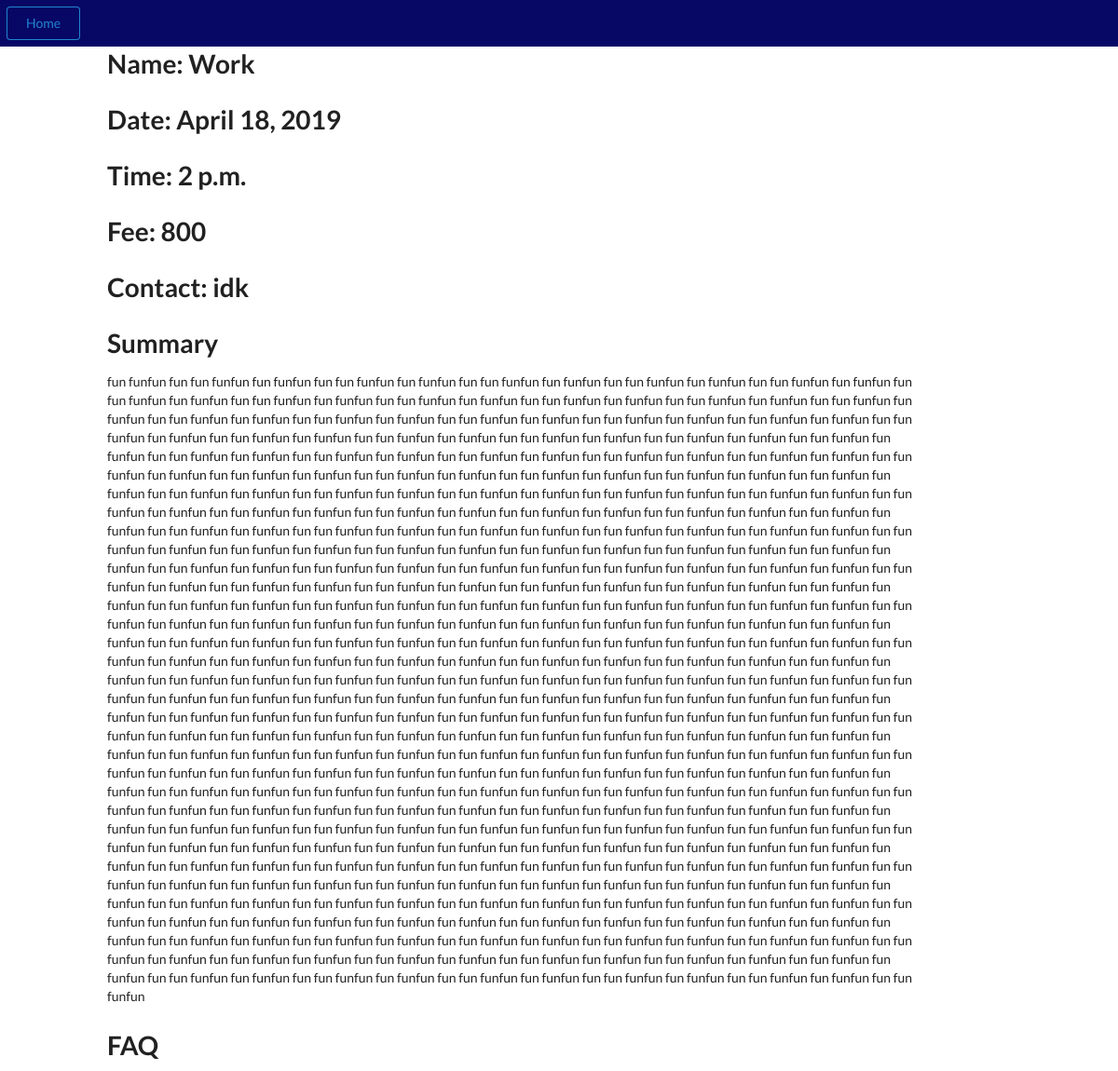
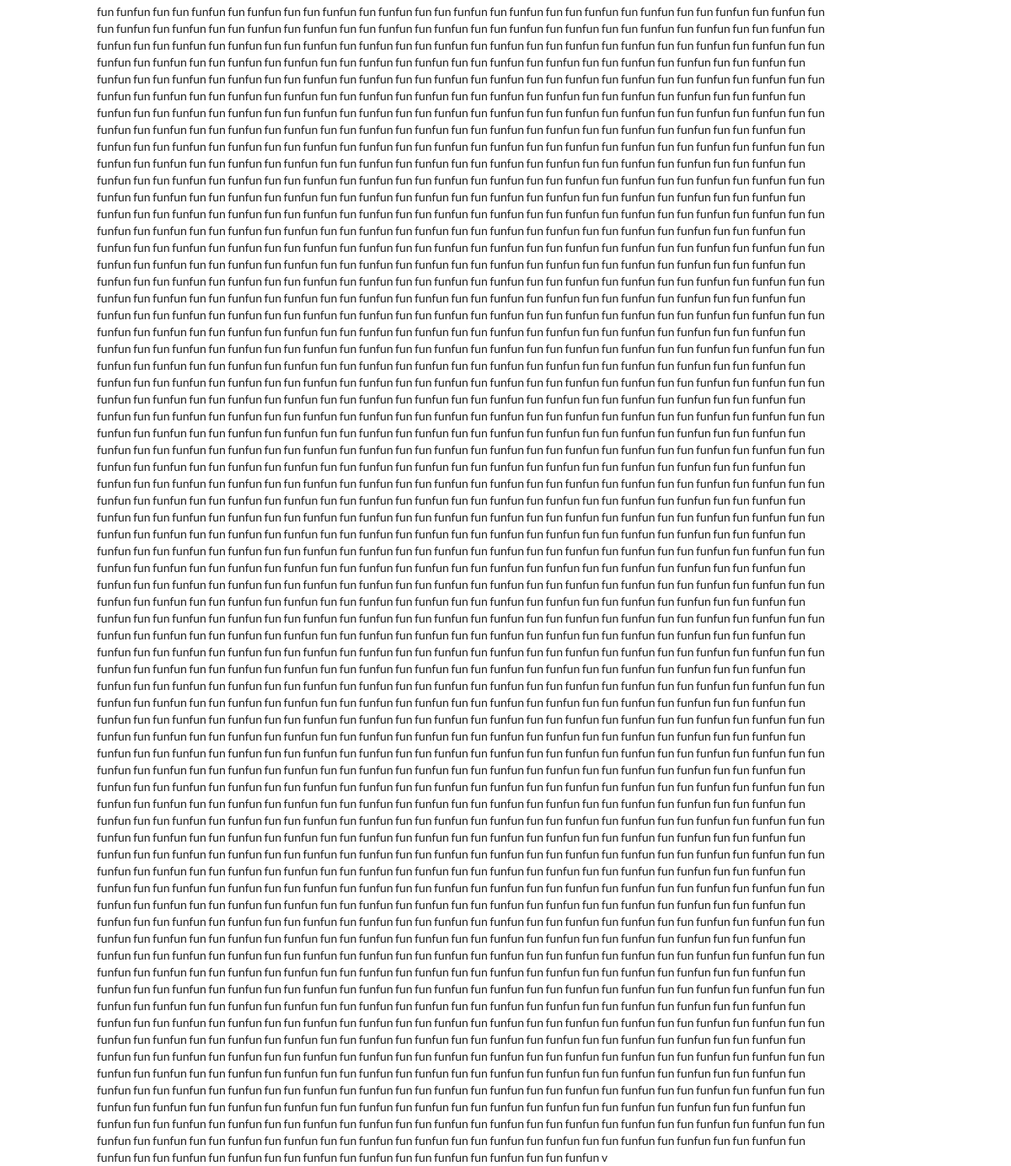
The app's page /event/74db7e3a-3671-4275-9cd7-8c3b01013b6b/ (signed in) with its own data (2 pictures, top to bottom).
### events/models.py (models this page shows, shortened)
class Event(models.Model):
    name = models.CharField(max_length=300)
    event_id = models.UUIDField(primary_key=True, default=uuid.uuid4, help_text='Unique ID for this particular event', blank=True)
    fee = models.PositiveIntegerField()
    capacity  = models.PositiveIntegerField()
    target_audience = models.CharField(max_length=300)
    date = models.DateField(null = False, blank = False)
    time = models.TimeField(auto_now=False, auto_now_add=False, blank=True, null=True)
    summary = models.TextField(blank=True, null=True)
    faq = models.TextField(blank=True, null=True)
    tags = models.CharField(max_length=300, help_text=' (Press Ctrl to select multiple)')
    organisors = models.CharField(max_length=300)
    contact_info = models.CharField(max_length=300)
    venue = models.CharField(max_length=50, choices=(('L1','Lecture Hall 1'),('L2','Lecture Hall 2'),('L1','Lecture Hall 3'),('L1','Lecture Hall 4'),('Audi','Auditorium')),default='Audi')
    invitees_btech = models.ManyToManyField(Btech, help_text=' (Press Ctrl to select multiple)', blank=True)
    invitees_mtech = models.ManyToManyField(Mtech, help_text=' (Press Ctrl to select multiple)', blank=True)
    invitees_phd = models.ManyToManyField(PhD, blank=True)
    comment_for_admin = models.CharField(max_length=300)
    approval = models.CharField(max_length=50, choices = (('Appr','Approved'),('Pend','Pending'),('Decl','Declined')), default='Pend')
    requestor = models.CharField(max_length=100, blank=True)
    curr_audience = models.IntegerField(blank=True, null=True)
    image_string = models.TextField(blank=True, default= "None")
    faq_question_1 = models.CharField(max_length=500,blank=True)
    faq_question_2 = models.CharField(max_length=500,blank=True)
    faq_question_3 = models.CharField(max_length=500,blank=True)
    faq_question_4 = models.CharField(max_length=500,blank=True)
    faq_question_5 = models.CharField(max_length=500,blank=True)
    faq_answer_1 = models.CharField(max_length=500,blank=True)
    faq_answer_2 = models.CharField(max_length=500,blank=True)
    faq_answer_3 = models.CharField(max_length=500,blank=True)
    faq_answer_4 = models.CharField(max_length=500,blank=True)
    faq_answer_5 = models.CharField(max_length=500,blank=True)

### events/views.py (the view)
# urls.py: path('event/<uuid:event_id>/',views.poll_view,name='polling'),
@login_required(login_url='loginPage')
def poll_view(request, event_id):
    events=Event.objects.filter(event_id=event_id)
    print(events[0].summary)
    context = {
        'event_name': events[0].name,
        'event_date': events[0].date,
        'event_time': events[0].time,
        'event_fee':events[0].fee,
        'contact_info':events[0].contact_info,
        'summary':events[0].summary,
        'faq':events[0].faq
    }
    return render(request,'event_info.html',context)

### templates/event_info.html (shortened to what this page needs)
{%extends 'base.html'%}
{% block content%}
  <body class='text-centre'>
    <div class='col-sm-1'></div>
      <div class='col-sm-9'>
          <h1 >Name: {{event_name}}</h1>
          <h1 >Date: {{event_date}}</h1>
          <h1 >Time: {{event_time}}</h1>
          <h1 >Fee: {{event_fee}}</h1>
          <h1>Contact: {{ contact_info}}</h1>
          <h1>Summary</h1><p>{{summary}}</p>
          <h1>FAQ</h1><p>{{faq}}</p>
{%endblock%}

### records on screen
Event: name "Work", date "April 18, 2019", time "2 p.m.", contact_info "idk", summary "fun funfun fun fun funfun fun funfun fun fun funfun fun funfun fun fun funfun fun funfun fun fun funfun fun funfun fun fun funfun fun funfun fun fun funfun fun funfun fun fun funfun fun funfun fun fun funfun fun funfun fun fun funfun fun funfun fun fun funfun fun funfun fun fun funfun fun funfun fun fun funfun fun funfun fun fun funfun fun funfun fun fun funfun fun funfun fun fun funfun fun funfun fun fun funfun fun funfun fun fun funfun fun funfun fun fun funfun fun funfun fun fun funfun fun funfun fun fun funfun fun funfun fun fun funfun fun funfun fun fun funfun fun funfun fun fun funfun fun funfun fun fun funfun fun funfun fun fun funfun fun funfun fun fun funfun fun funfun fun fun…", faq "fun funfun fun fun funfun fun funfun fun fun funfun fun funfun fun fun funfun fun funfun fun fun funfun fun funfun fun fun funfun fun funfun fun fun funfun fun funfun fun fun funfun fun funfun fun fun funfun fun funfun fun fun funfun fun funfun fun fun funfun fun funfun fun fun funfun fun funfun fun fun funfun fun funfun fun fun funfun fun funfun fun fun funfun fun funfun fun fun funfun fun funfun fun fun funfun fun funfun fun fun funfun fun funfun fun fun funfun fun funfun fun fun funfun fun funfun fun fun funfun fun funfun fun fun funfun fun funfun fun fun funfun fun funfun fun fun funfun fun funfun fun fun funfun fun funfun fun fun funfun fun funfun fun fun funfun fun funfun fun fun…"

### other values on screen
{{ event_fee }} "800"
